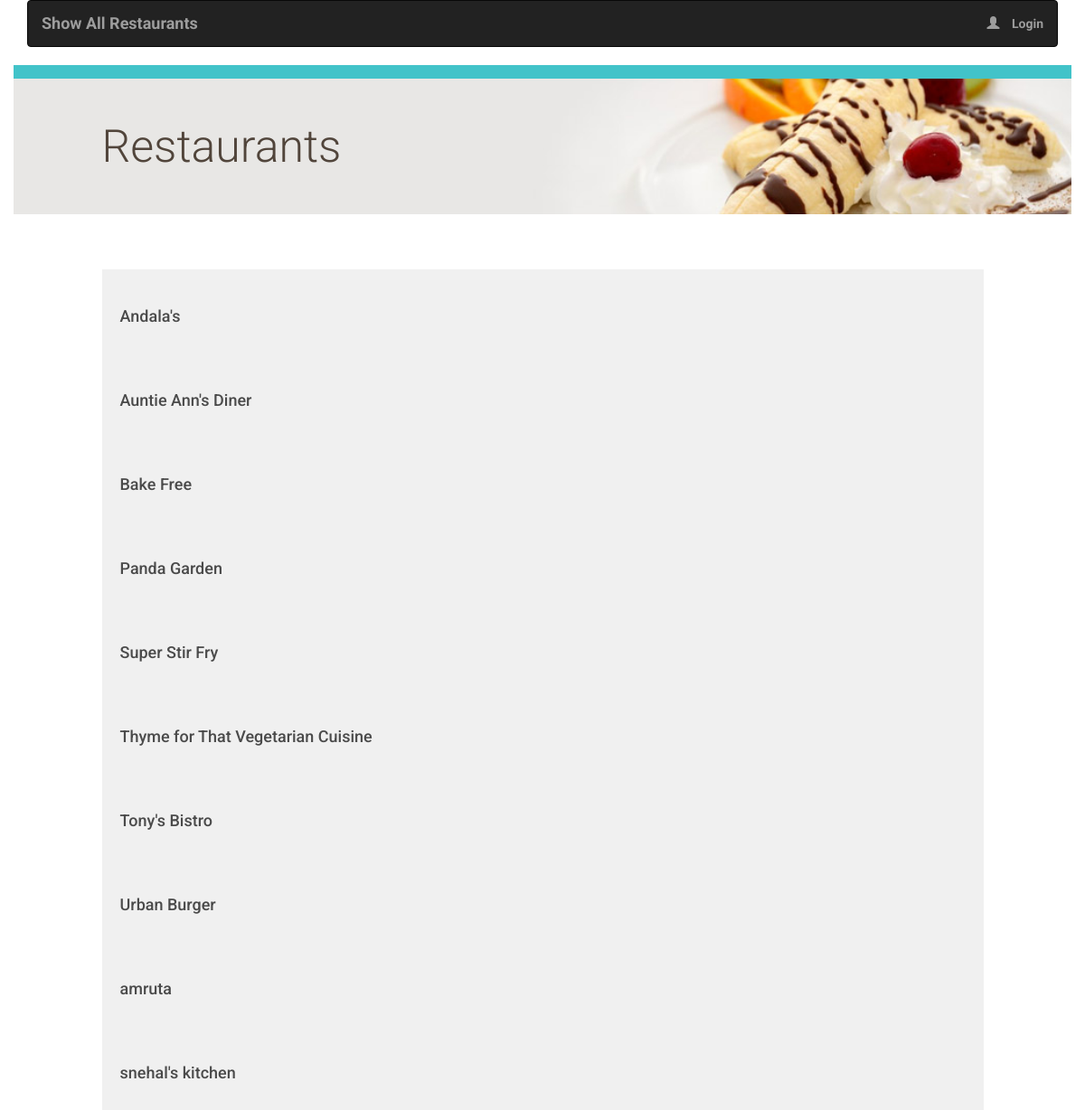
/restaurant/, run on the app's committed database.
### database_setup.py (models this page shows, shortened)
class Restaurant(Base):
    __tablename__ = 'restaurant'
    id = Column(Integer, primary_key=True)
    name = Column(String(250), nullable=False)
    user_id = Column(Integer, ForeignKey('user.id'))
    user = relationship(User)

### project.py (the view)
@app.route('/')
@app.route('/restaurant/')
def showRestaurants():
    restaurants = session.query(Restaurant).order_by(asc(Restaurant.name))
    session.commit()
    if 'username' not in login_session:
        return render_template('publicrestaurants.html',
                               restaurants=restaurants)
    else:
        return render_template('restaurants.html', restaurants=restaurants)

### templates/publicrestaurants.html (shortened to what this page needs)
{% extends "main.html" %}
{% block content %}
{% include "header.html" %}
	<div class="row divider blue">
		<div class="col-md-12"></div>
	</div>
	<div class="row banner main">
		<div class="col-md-1"></div>
		<div class="col-md-11 padding-none">
			<h1>Restaurants</h1>
		</div>
	</div>
	<div class="row padding-top padding-bottom">
		<div class="col-md-1"></div>
		<div class="col-md-10 padding-none">
		</div>
		<div class="col-md-1"></div>
	</div>
	{% for restaurant in restaurants %}
		<a href = "{{url_for('showMenu', restaurant_id = restaurant.id)}}">
			<div class="row">
				<div class="col-md-1"></div>
					<div class="col-md-10 restaurant-list">
						<h3>{{restaurant.name}}</h3>
					</div>
				<div class="col-md-1"></div>
			</div>
		</a>
	{% endfor %}
{% endblock %}

### templates/main.html (shortened to what this page needs)
<!DOCTYPE html>
<html lang="en">
	<head>
		<link rel="stylesheet" href="//netdna.bootstrapcdn.com/bootstrap/3.1.1/css/bootstrap.min.css">
		<link rel=stylesheet type=text/css href="{{ url_for('static', filename='styles1.css') }}">
	</head>
	<body>
		<div class="container">
			{% block content %}
			{% endblock %}
		</div>
	</body>
</html>

### templates/header.html
<nav class="navbar navbar-inverse">
<div class="container-fluid">
	<div class="navbar-header">
		<a class="navbar-brand" href="{{url_for('showRestaurants')}}">Show All Restaurants</a>
	</div>
	<ul class="nav navbar-nav navbar-right">
			{%if 'username' not in session %}
		<li><a href="{{url_for('showLogin')}}"><span class="glyphicon glyphicon-user"></span> Login</a></li>
		{% else %}
		<li><a href="{{url_for('disconnect')}}"><span class="glyphicon glyphicon-log-in"></span> Logout</a></li>
		{% endif %}
	</ul>
</div>
</nav>

### static/styles1.css (style rules this page uses)
* { font-family: "Helvetica Neue Bold", Roboto, Helvetica, Arial, sans-serif; font-weight: 700; }
h1 { font-family: "Helvetica Neue Light", Roboto, Helvetica, Arial, sans-serif; font-size: 50px; color: #51453B; line-height: 60px; font-weight: 300; }
h3 { font-size: 18px; color: #4A4A4A; line-height: 23px; }
a { font-size: 14px; color: #0093B9; line-height: 17px; }
.padding-top { padding-top: 30px; }
.padding-bottom { padding-bottom: 30px; }
.padding-none { padding: 0; }
.glyphicon { margin-right: 10px; }
.divider { height: 15px; }
.divider.blue { background-color: #42C3C9; }
.banner.main { height: 150px; background: url("/static/top-banner.jpg"); background-position: right; background-repeat: no-repeat; background-size: cover; }
.banner h1 { margin: 45px 0; }
.restaurant-list { background-color: #F0F0F0; padding: 20px; u }

### data on the page
Restaurant: name "Andala's"
Restaurant: name "Auntie Ann's Diner"
Restaurant: name "Bake Free"
Restaurant: name "Panda Garden"
Restaurant: name "Super Stir Fry"
Restaurant: name "Thyme for That Vegetarian Cuisine"
Restaurant: name "Tony's Bistro"
Restaurant: name "Urban Burger"
Restaurant: name "amruta"
Restaurant: name "snehal's kitchen"
